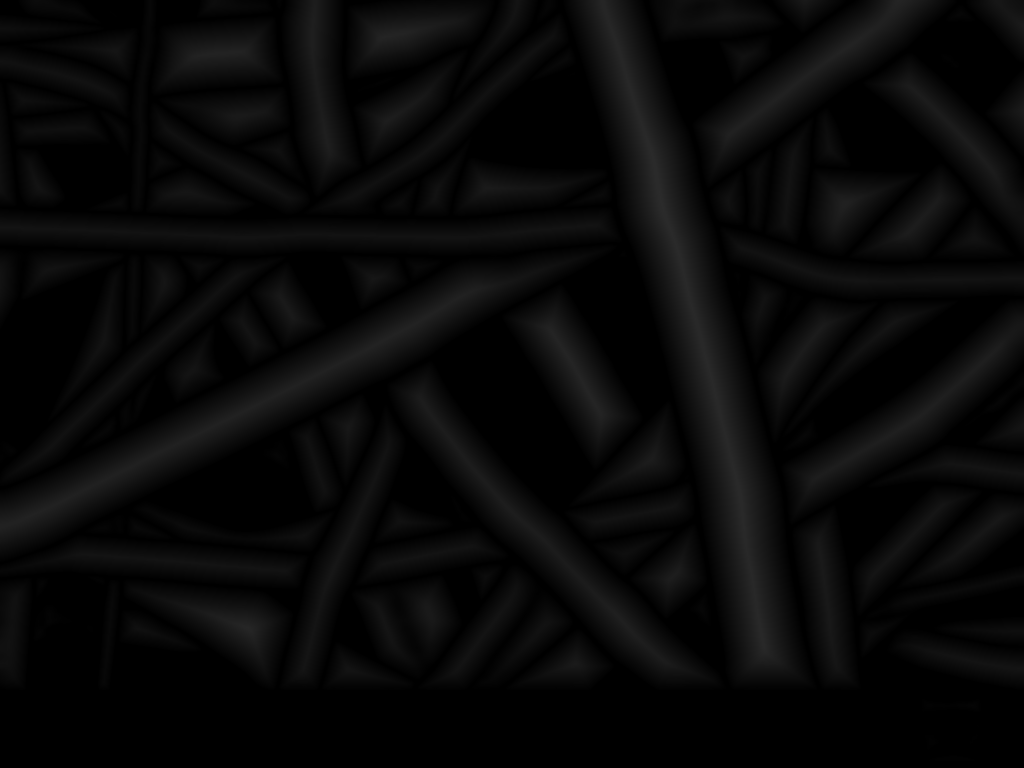
#> input picture tests/dist_2.png, 1024 x 768 px
$ python ridge_detector_test2.py dist_2.png out.png
#> lines starting #> are read from the running program, lines starting #| are printed output that depends on the picture; after the words box and inside, x2 and y2 are one past the last pixel; in counts of white or black regions, pixels touching at a corner belong together
#python -m tests.ridge_detector_test2 tests/dist_2.png tests/ridges.png

import argparse
from pathlib import Path
from typing import Optional

import numpy as np
from imageio.v3 import imread, imwrite
from scipy.ndimage import gaussian_filter, generate_binary_structure, label


def _bresenham_line(r0: int, c0: int, r1: int, c1: int):
    """Yield integer (r,c) points along a Bresenham line."""
    dr = abs(r1 - r0)
    dc = abs(c1 - c0)
    sr = 1 if r0 < r1 else -1
    sc = 1 if c0 < c1 else -1
    err = dr - dc
    r, c = r0, c0
    while True:
        yield r, c
        if r == r1 and c == c1:
            break
        e2 = 2 * err
        if e2 > -dc:
            err -= dc
            r += sr
        if e2 < dr:
            err += dr
            c += sc


def _angle_diff(a: float, b: float) -> float:
    """Smallest absolute difference between angles (radians), modulo pi."""
    # Ridge orientation is axial (theta == theta + pi)
    d = (a - b) % np.pi
    if d > (np.pi / 2):
        d = np.pi - d
    return abs(d)


def _bridge_gaps(
    mask: np.ndarray,
    candidate: np.ndarray,
    angle: np.ndarray,
    max_gap: int,
    angle_tol_rad: float,
):
    """Bridge short gaps by connecting compatible endpoints through candidate pixels."""
    if max_gap <= 0:
        return mask

    h, w = mask.shape
    structure = generate_binary_structure(2, 2)

    # Endpoints: pixels with <=1 neighbor in 8-neighborhood
    # Count neighbors by convolution via shifts (fast enough for typical images)
    neigh = np.zeros_like(mask, dtype=np.int16)
    for dy in (-1, 0, 1):
        for dx in (-1, 0, 1):
            if dy == 0 and dx == 0:
                continue
            ys0 = max(0, -dy)
            ys1 = min(h, h - dy)
            xs0 = max(0, -dx)
            xs1 = min(w, w - dx)
            neigh[ys0:ys1, xs0:xs1] += mask[ys0 + dy : ys1 + dy, xs0 + dx : xs1 + dx]
    endpoints = np.argwhere(mask & (neigh <= 1))
    if endpoints.shape[0] < 2:
        return mask

    # For each endpoint, try to connect to nearest compatible endpoint within max_gap
    used = np.zeros(endpoints.shape[0], dtype=bool)
    for i, (r0, c0) in enumerate(endpoints):
        if used[i]:
            continue
        a0 = float(angle[r0, c0])
        best_j = -1
        best_d2 = None
        for j in range(i + 1, endpoints.shape[0]):
            if used[j]:
                continue
            r1, c1 = endpoints[j]
            dr = int(r1) - int(r0)
            dc = int(c1) - int(c0)
            if abs(dr) > max_gap or abs(dc) > max_gap:
                continue
            d2 = dr * dr + dc * dc
            if d2 == 0 or d2 > (max_gap * max_gap):
                continue
            a1 = float(angle[r1, c1])
            if _angle_diff(a0, a1) > angle_tol_rad:
                continue
            if best_d2 is None or d2 < best_d2:
                best_d2 = d2
                best_j = j

        if best_j >= 0:
            r1, c1 = endpoints[best_j]
            # Only bridge if the path stays within candidate pixels (weak or strong)
            ok = True
            for rr, cc in _bresenham_line(int(r0), int(c0), int(r1), int(c1)):
                if rr < 0 or rr >= h or cc < 0 or cc >= w:
                    ok = False
                    break
                if not (candidate[rr, cc] or mask[rr, cc]):
                    ok = False
                    break
            if ok:
                for rr, cc in _bresenham_line(int(r0), int(c0), int(r1), int(c1)):
                    mask[rr, cc] = True
                used[i] = True
                used[best_j] = True

    # After bridging, ensure connectivity is still consistent
    lbl, n_lbl = label(mask, structure=structure)
    if n_lbl <= 0:
        return mask
    return mask


def load_grayscale_image(path: Path) -> np.ndarray:
    image = imread(path)
    if image.ndim == 3:
        image = np.dot(image[..., :3], np.array([0.299, 0.587, 0.114]))
    image = image.astype(np.float64)
    if image.max() > 1.0:
        image /= 255.0
    return np.clip(image, 0.0, 1.0)


def smooth_image(image: np.ndarray, sigma: float) -> np.ndarray:
    return gaussian_filter(image, sigma=sigma) if sigma > 0.0 else image


def steger_ridge_2d(
    img: np.ndarray,
    sigma: float = 1.0,
    mode: str = "bright",
    hess_thresh: float = 1e-4,
    ratio_thresh: float = 2.0,
    hyst_high: Optional[float] = None,
    boundary_mode: str = "reflect",
    max_gap: int = 2,
    angle_tol_deg: float = 30.0,
    min_length: int = 0,
):
    """
    Steger C. (1998): subpixel ridge (line) detection in 2D.
    Parameters
    ----------
    img : 2D ndarray (float)
        Grayscale image (e.g., a distance transform).
    sigma : float
        Scale (std) for Gaussian derivatives. Choose ~ line half-width.
    mode : {"bright","dark"}
        Detect bright lines on dark background or vice versa.
    hess_thresh : float
        Minimum |n^T H n| to accept (suppresses flat/noisy areas).

    Returns
    -------
    coords : (N, 2) float array
        Subpixel ridge coordinates as (row, col).
    mask : 2D bool array
        Pixel mask of accepted ridge points (pre-subpixel).
    """
    img = img.astype(np.float64)
    sigma = float(sigma)

    # Gaussian derivatives (use reflect/mirror boundaries to reduce edge artifacts)
    Ix = gaussian_filter(img, sigma=sigma, order=(1, 0), mode=boundary_mode)
    Iy = gaussian_filter(img, sigma=sigma, order=(0, 1), mode=boundary_mode)

    Ixx = gaussian_filter(img, sigma=sigma, order=(2, 0), mode=boundary_mode)
    Ixy = gaussian_filter(img, sigma=sigma, order=(1, 1), mode=boundary_mode)
    Iyy = gaussian_filter(img, sigma=sigma, order=(0, 2), mode=boundary_mode)

    # Scale-normalized derivatives (many Steger implementations do this)
    if sigma > 0.0:
        Ix *= sigma
        Iy *= sigma
        s2 = sigma * sigma
        Ixx *= s2
        Ixy *= s2
        Iyy *= s2

    H = np.stack(
        [np.stack([Ixx, Ixy], axis=-1), np.stack([Ixy, Iyy], axis=-1)],
        axis=-2,
    )
    evals, evecs = np.linalg.eigh(H)

    if mode == "bright":
        # bright ridge => most negative curvature along the normal
        idx = 0
        sign_ok = lambda d: d < 0
        ridge_eval = evals[..., 0]
        other_eval = evals[..., 1]
    else:
        # dark ridge => most positive curvature along the normal
        idx = 1
        sign_ok = lambda d: d > 0
        ridge_eval = evals[..., 1]
        other_eval = evals[..., 0]

    n = evecs[..., idx]
    nx, ny = n[..., 0], n[..., 1]

    # Ridge orientation (tangent direction), axial (theta == theta + pi)
    tx, ty = -ny, nx
    angle = np.arctan2(ty, tx) % np.pi

    # Tangent orientation (axial). Used for linking/bridging like the Java/C code.
    tx, ty = -ny, nx
    angle = np.arctan2(ty, tx) % np.pi

    Hn_x = Ixx * nx + Ixy * ny
    Hn_y = Ixy * nx + Iyy * ny
    denom = nx * Hn_x + ny * Hn_y
    numer = Ix * nx + Iy * ny

    with np.errstate(divide="ignore", invalid="ignore"):
        r = -numer / denom

    # Line-likeness: strong curvature along the normal, weak along tangent
    # (suppresses blobs / textured noise)
    line_mask = np.abs(ridge_eval) >= ratio_thresh * (np.abs(other_eval) + 1e-12)

    base_mask = (
        (np.abs(r) <= 0.5)
        & np.isfinite(r)
        & sign_ok(denom)
        & (np.abs(denom) >= hess_thresh)
        & line_mask
    )

    # Hysteresis on ridge strength to reduce gaps.
    # Keep all "strong" points; keep "weak" points only if connected to strong ones.
    strength = np.abs(ridge_eval)
    t_low = float(hess_thresh)
    t_high = float(hyst_high) if hyst_high is not None else (2.0 * t_low)
    strong = base_mask & (strength >= t_high)
    weak = base_mask & (strength >= t_low)

    if np.any(strong):
        structure = generate_binary_structure(2, 2)  # 8-connected
        lbl, n_lbl = label(weak, structure=structure)
        if n_lbl > 0:
            keep = np.zeros(n_lbl + 1, dtype=bool)
            keep_ids = np.unique(lbl[strong])
            keep[keep_ids] = True
            mask = keep[lbl]
        else:
            mask = strong
    else:
        # If nothing is strong, fall back to weak (otherwise output empty)
        mask = weak

    # Gap bridging: the ImageJ/Java implementation links pixels into contours and
    # effectively bridges short breaks. We approximate that here by connecting
    # nearby compatible endpoints through the weak-candidate set.
    angle_tol_rad = np.deg2rad(float(angle_tol_deg))
    mask = _bridge_gaps(mask.copy(), weak, angle, max_gap=int(max_gap), angle_tol_rad=angle_tol_rad)

    # Prune short fragments (Java does this after linking via minLength).
    if min_length and min_length > 1:
        structure = generate_binary_structure(2, 2)
        lbl, n_lbl = label(mask, structure=structure)
        if n_lbl > 0:
            counts = np.bincount(lbl.ravel())
            keep = counts >= int(min_length)
            keep[0] = False
            mask = keep[lbl]

    rr, cc = np.indices(img.shape)
    sub_r = rr + r * nx
    sub_c = cc + r * ny

    coords = np.stack([sub_r[mask], sub_c[mask]], axis=1)
    return coords, mask


def detect_ridge_points(image: np.ndarray, sigma: float, hess_thresh: float, mode: str) -> np.ndarray:
    coords, _ = steger_ridge_2d(image, sigma=sigma, mode=mode, hess_thresh=hess_thresh)
    return coords


def draw_overlay(image: np.ndarray, ridge_points: np.ndarray, radius: int) -> np.ndarray:
    height, width = image.shape
    overlay = np.repeat(image[..., None], 3, axis=2)
    for row, col in ridge_points:
        rr = int(round(row))
        cc = int(round(col))
        for dy in range(-radius, radius + 1):
            for dx in range(-radius, radius + 1):
                r_idx, c_idx = rr + dy, cc + dx
                if 0 <= r_idx < height and 0 <= c_idx < width:
                    overlay[r_idx, c_idx] = np.array([1.0, 0.0, 0.0])
    return (np.clip(overlay, 0.0, 1.0) * 255).astype(np.uint8)


def parse_args() -> argparse.Namespace:
    parser = argparse.ArgumentParser(description="Detect ridges using Steger's method and save an overlay.")
    parser.add_argument("image_path", type=Path, help="Input image path.")
    parser.add_argument("output_path", type=Path, help="Output image path.")
    parser.add_argument("--sigma", type=float, default=1.0, help="Gaussian derivative scale.")
    parser.add_argument("--hess-thresh", type=float, default=1e-3, help="Minimum |nᵀHn| to accept a ridge point.")
    parser.add_argument(
        "--ratio-thresh",
        type=float,
        default=2.0,
        help="Eigenvalue ratio threshold to suppress blob/noise (higher = cleaner, more gaps).",
    )
    parser.add_argument(
        "--hyst-high",
        type=float,
        default=None,
        help="High threshold for hysteresis on ridge strength (default: 2*hess-thresh).",
    )
    parser.add_argument(
        "--boundary-mode",
        choices=("reflect", "mirror", "nearest", "constant", "wrap"),
        default="reflect",
        help="Boundary mode for Gaussian derivatives.",
    )
    parser.add_argument(
        "--max-gap",
        type=int,
        default=2,
        help="Bridge endpoint gaps up to this many pixels (0 disables).",
    )
    parser.add_argument(
        "--angle-tol-deg",
        type=float,
        default=30.0,
        help="Max orientation mismatch (degrees) when bridging gaps.",
    )
    parser.add_argument(
        "--min-length",
        type=int,
        default=0,
        help="Remove connected ridge fragments shorter than this (pixels).",
    )
    parser.add_argument(
        "--mode",
        choices=("bright", "dark"),
        default="bright",
        help="Detect bright-on-dark or dark-on-bright ridges.",
    )
    parser.add_argument("--radius", type=int, default=1, help="Overlay radius in pixels.")
    return parser.parse_args()


def main() -> None:
    args = parse_args()
    image = load_grayscale_image(args.image_path)
#> in load_grayscale_image, image is the input picture: shape (768, 1024); min 0, max 43, mean 8.2
    radius = max(args.radius, 0)
    ridge_points, _ = steger_ridge_2d(
        image,
        sigma=args.sigma,
        mode=args.mode,
        hess_thresh=args.hess_thresh,
        ratio_thresh=args.ratio_thresh,
        hyst_high=args.hyst_high,
        boundary_mode=args.boundary_mode,
        max_gap=args.max_gap,
        angle_tol_deg=args.angle_tol_deg,
        min_length=args.min_length,
    )
#> in steger_ridge_2d, `line_mask = np.abs(ridge_eval) >= ratio_thresh * (np.abs(other_eval) +..`:
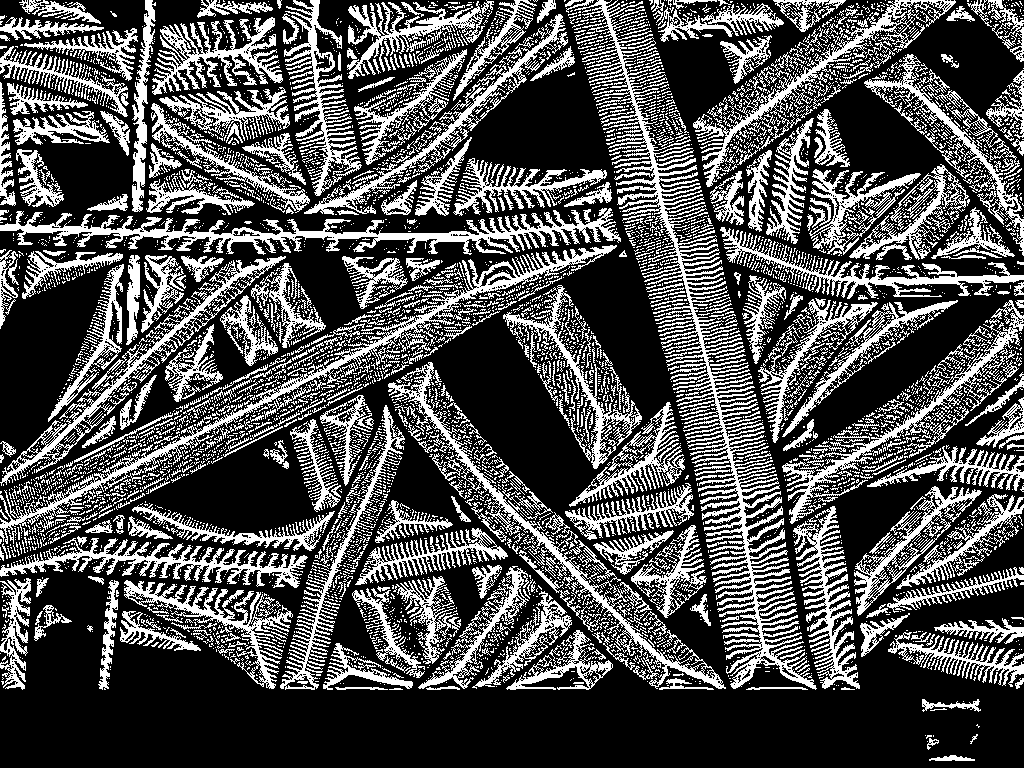
#> line_mask: shape (768, 1024) bool; 31.3% white; 5517 white regions (4730 under 20 px), largest, box (x1, y1, x2, y2) and area: (574, 0, 817, 690) 19334, (0, 208, 621, 255) 8293, (0, 245, 617, 544) 7485
#> in steger_ridge_2d, `lbl, n_lbl = label(weak, structure=structure)`:
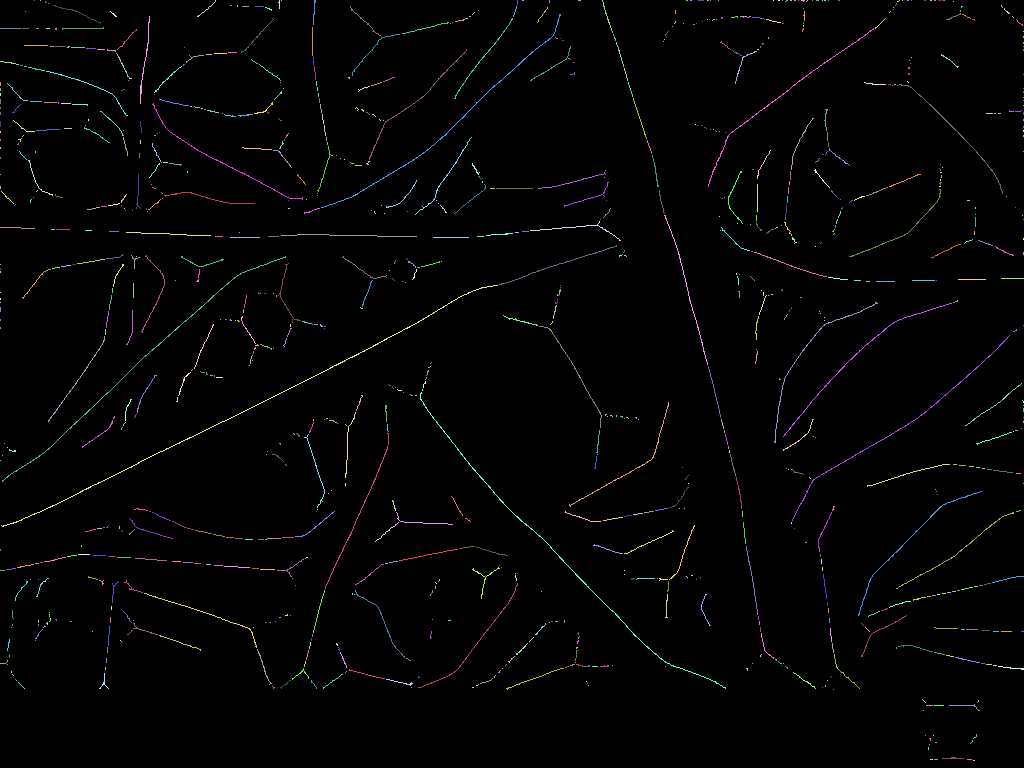
#> lbl: shape (768, 1024) int32; 990 distinct labels, from 0 to 989; one colour per label, 0 black
#> in steger_ridge_2d, `lbl, n_lbl = label(weak, structure=structure)`: n_lbl = 989
#> in steger_ridge_2d, `keep_ids = np.unique(lbl[strong])`: keep_ids = 425 values from 3 to 988
#> in _bridge_gaps, `endpoints = np.argwhere(mask & (neigh <= 1))`: endpoints = 744 pairs, first value 0 to 759, second value 0 to 1023
#> the loop in _bridge_gaps, `for i, (r0, c0) in enumerate(endpoints):` made 744 passes
#> (r0, c0, a0, r1, c1) on passes 10, 12, 32, 35, 44, 48, 53: (0, 816, 1.51, 0, 818), (0, 924, 1.49, 0, 925), (28, 20, 1.45, 28, 22), (28, 36, 1.65, 28, 38), (36, 1023, 2.98, 37, 1023), (42, 1023, 3.02, 43, 1023), (46, 53, 1.64, 46, 55)
#> in _bridge_gaps, `lbl, n_lbl = label(mask, structure=structure)`:
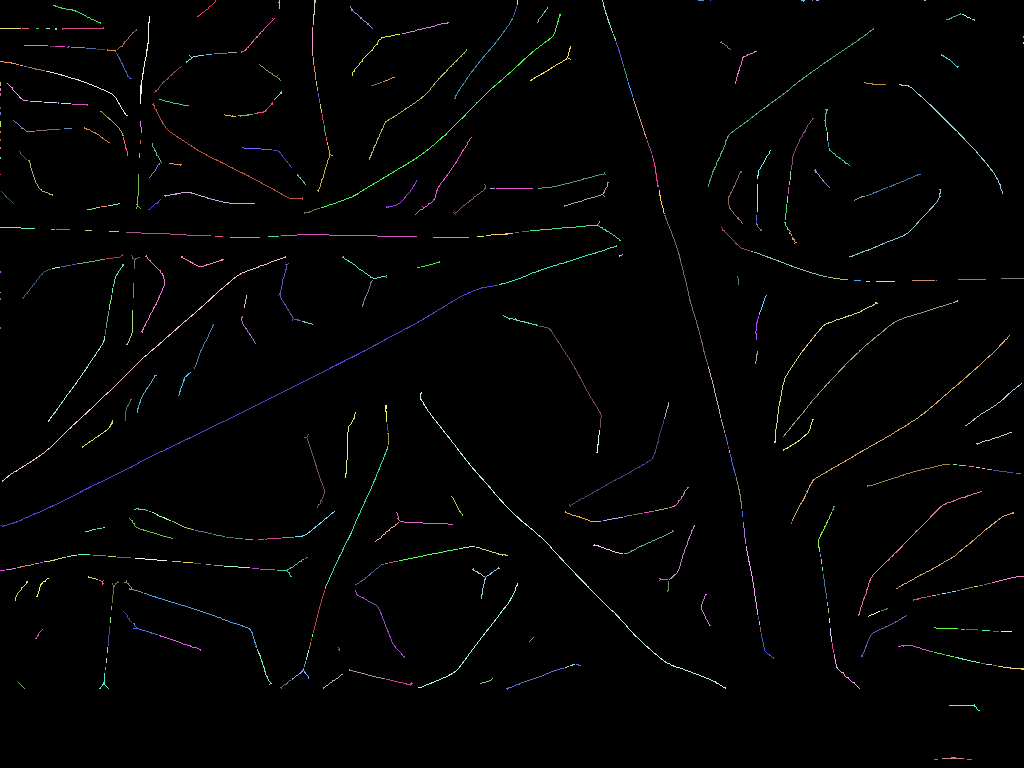
#> lbl: shape (768, 1024) int32; 426 distinct labels, from 0 to 425; one colour per label, 0 black
#> in _bridge_gaps, `lbl, n_lbl = label(mask, structure=structure)`: n_lbl = 425
#> in steger_ridge_2d, `sub_c = cc + r * ny`:
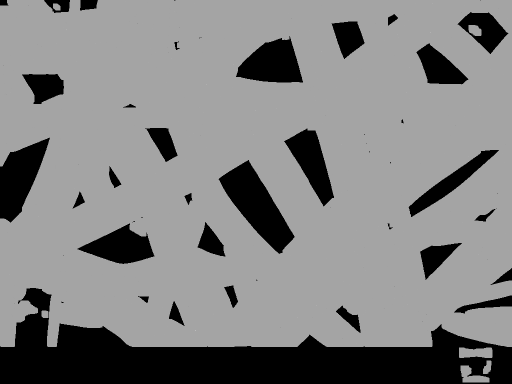
#> sub_c: shape (768, 1024) float64 (shown at 1/2 size); 21% of the values are NaN or infinite; the others: min -893208.1, max 494137.3, mean 510.9; drawn with min black, max white, NaN and infinite black
#> in steger_ridge_2d, `coords = np.stack([sub_r[mask], sub_c[mask]], axis=1)`: coords = 12730 pairs, first value -0.5 to 759.4, second value -0.48 to 1023.3
#> ridge_points has the same summary as coords in steger_ridge_2d
    overlay = draw_overlay(image, ridge_points, radius)
#> the loop in draw_overlay, `for row, col in ridge_points:` made 12730 passes
#> (row, col, rr, cc) on passes 1 to 3: (-0.00943, 214.9, 0, 215), (-0.0499, 278.8, 0, 279), (0, 314.4, 0, 314)
#> after the loop in draw_overlay, `for row, col in ridge_points:`:
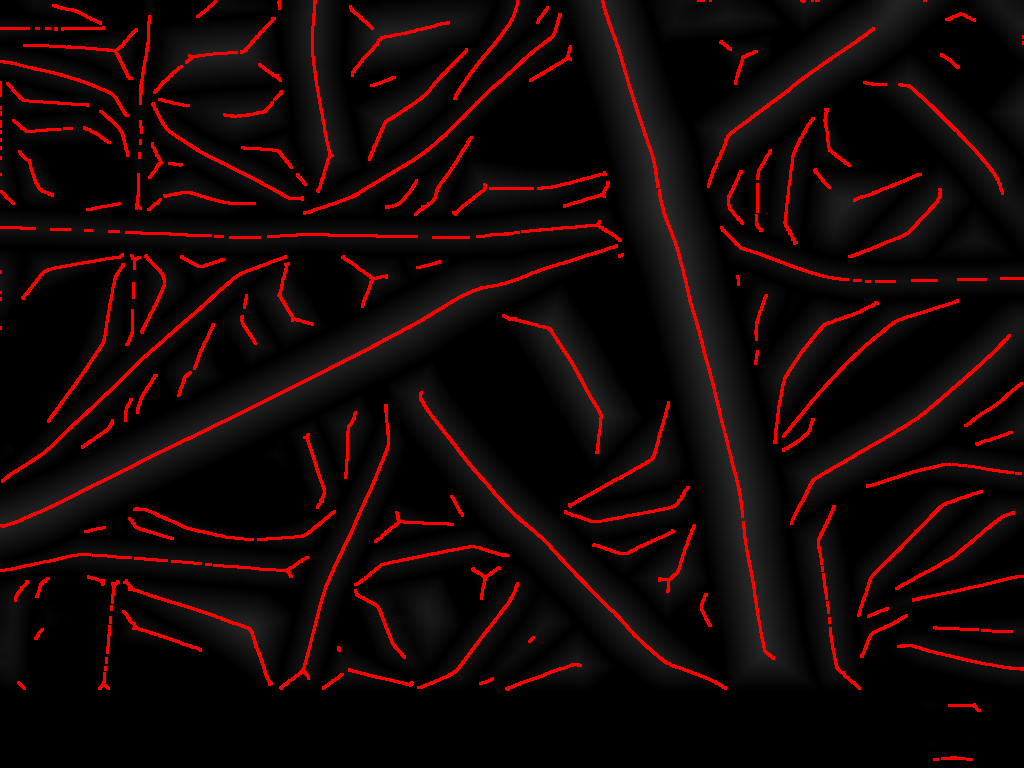
#> overlay: shape (768, 1024, 3) float64; mean of channels 0, 1, 2 0.0879, 0.0281, 0.0281; drawn as R, G, B
    output_path = args.output_path
    output_path.parent.mkdir(parents=True, exist_ok=True)
    imwrite(output_path.as_posix(), overlay)
    print(f"Saved Steger ridge overlay with {ridge_points.shape[0]} points to {output_path}")
#| Saved Steger ridge overlay with 12730 points to out.png


if __name__ == "__main__":
    main()
